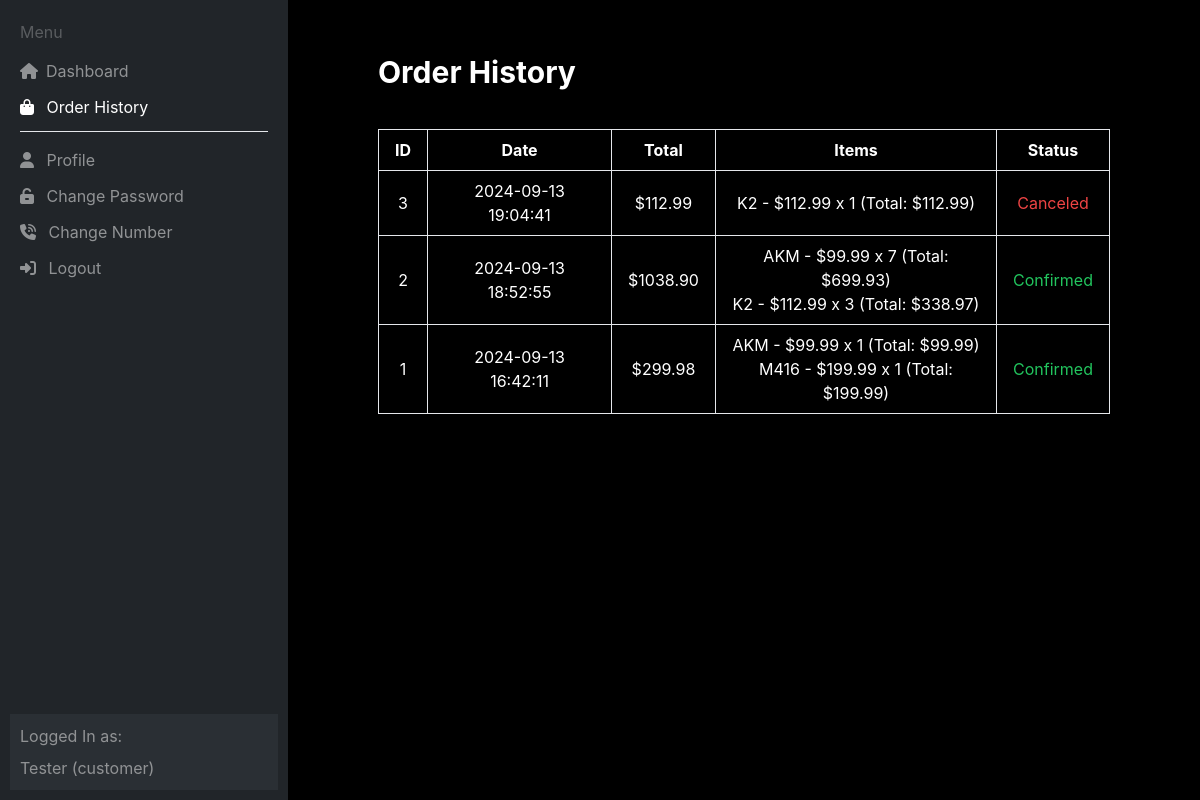
/order_history.php (signed in), run on the app's committed database.
### tables this page shows
CREATE TABLE `users` (
  `id` int(11) NOT NULL,
  `username` varchar(50) NOT NULL,
  `email` varchar(100) NOT NULL,
  `password` varchar(255) NOT NULL,
  `contact` varchar(50) NOT NULL,
  `gender` enum('male','female') NOT NULL,
  `birth_date` date NOT NULL,
  `role` varchar(50) NOT NULL DEFAULT 'customer',
  `created_at` timestamp NOT NULL DEFAULT current_timestamp()
);

CREATE TABLE `orders` (
  `id` int(11) NOT NULL,
  `email` varchar(255) NOT NULL,
  `order_date` timestamp NOT NULL DEFAULT current_timestamp(),
  `total` decimal(10,2) NOT NULL,
  `items` text NOT NULL,
  `status` varchar(50) NOT NULL DEFAULT 'pending'
);

### order_history.php (the view, shortened to what this page needs)
<?php
include 'connect.php';
$email = $_SESSION['email'];
$sql = $conn->prepare("SELECT username, role FROM users WHERE email = ?");
$sql->bind_param("s", $email);
$sql->execute();
$result = $sql->get_result();
$user = $result->fetch_assoc();
$username = htmlspecialchars($user['username']);
$role = htmlspecialchars($user['role']);
$sql = $conn->prepare("SELECT * FROM orders WHERE email = ? ORDER BY order_date DESC");
$sql->bind_param("s", $email);
$sql->execute();
$result = $sql->get_result();
?>
<!DOCTYPE html>
<html lang="en">
<head>
    <link rel="stylesheet" href="./css/global-style.css">
    <link rel="stylesheet" href="./css/style.css">
    <script src="https://cdn.tailwindcss.com"></script>
</head>
<body class="bg-black min-h-screen text-white">
    <header class="column sidebar bg-bg-color w-72 h-screen justify-between fixed">
        <div class="column">
            <p class="text-white opacity-25">Menu</p>
            <nav>
                <ul class="nav-menu space-y-3">
                    <li><a href="./dashboard.php"><i class="fa-solid fa-house"></i>Dashboard</a></li>
                    <?php if ($role !== 'admin'): ?>
                        <li><a href="./order_history.php" class="open"><i class="fa-solid fa-bag-shopping"></i> Order History</a></li>
                    <?php endif; ?>
                    <li class="border-t pt-4 mt-[50px]"><a href="./profile.php"><i class="fa-solid fa-user"></i> Profile</a></li>
                    <li><a href="./change_pass.php"><i class="fa-solid fa-unlock-keyhole"></i> Change Password</a></li>
                    <li><a href="./change_number.php"><i class="fa-solid fa-phone-volume"></i> Change Number</a></li>
                    <li><a href="./logout.php"><i class="fa-solid fa-right-to-bracket"></i> Logout</a></li>
                </ul>
            </nav>
        </div>
        <div class="column current-user bg-[#343a40] gap-2">
            <p>Logged In as:</p>
            <p><?php echo $username . " (" . $role . ")"; ?></p>
        </div>
    </header>
    <main class="content ml-72 min-h-screen">
        <section class="section px-20 py-11">
            <div class="column">
                <h1 class="text-white text-3xl font-bold mb-6">Order History</h1>
                <?php if ($result->num_rows > 0): ?>
                    <table class="table-auto w-full bg-transparent text-white text-center border border-gray-700">
                        <thead>
                            <tr>
                                <th class="border px-4 py-2">ID</th>
                                <th class="border px-4 py-2">Date</th>
                                <th class="border px-4 py-2">Total</th>
                                <th class="border px-4 py-2">Items</th>
                                <th class="border px-4 py-2">Status</th>
                            </tr>
                        </thead>
                        <tbody>
                            <?php while ($row = $result->fetch_assoc()): ?>
                                <tr>
                                    <td class="border px-4 py-2"><?php echo htmlspecialchars($row['id']); ?></td>
                                    <td class="border px-4 py-2"><?php echo htmlspecialchars($row['order_date']); ?></td>
                                    <td class="border px-4 py-2">$<?php echo htmlspecialchars($row['total']); ?></td>
                                    <td class="border px-4 py-2">
                                        <?php
                                        $items = json_decode($row['items'], true);
                                        $itemList = [];
                                        foreach ($items as $item) {
                                            $itemList[] = htmlspecialchars($item['name']) . " - $" . number_format($item['price'], 2) . " x " . htmlspecialchars($item['quantity']) . " (Total: $" . number_format($item['price'] * $item['quantity'], 2) . ")";
                                        }
                                        echo implode("<br>", $itemList);
                                        ?>
                                    </td>
                                    <td class="border px-4 py-2">
                                        <?php
                                        if ($row['status'] === 'confirmed') {
                                            echo '<span class="text-green-500">Confirmed</span>';
                                        } elseif ($row['status'] === 'canceled') {
                                            echo '<span class="text-red-500">Canceled</span>';
                                        } else {
                                            echo '<span class="text-yellow-500">Pending</span>';
                                        }
                                        ?>
                                    </td>
                                </tr>
                            <?php endwhile; ?>
                        </tbody>
                    </table>
                <?php else: ?>
                    <p class="text-white">No orders found.</p>
                <?php endif; ?>
            </div>
        </section>
    </main>
</body>
</html>

### css/global-style.css (style rules this page uses)
:root { --content-width: 100%; --gap: 15px; --column-padding: 10px; --primary-color: #e6533c; --bg-color: #222222; --heading-color: white; --text-color: white; --primary-font: 'Inter', sans-serif; }
* { transition: all 0.2s; font-family: var(--primary-font); box-sizing: border-box; scroll-behavior: smooth; }
body { margin: 0; }
.section { display: flex; flex-direction: column; align-items: center; gap: var(--gap); width: 100%; }
.column { display: flex; flex-direction: column; width: 100%; max-width: var(--content-width); gap: var(--gap); padding: var(--column-padding); }
a { color: var(--text-color); text-decoration: none; }
ul { margin: 0; }

### css/style.css (style rules this page uses)
body { background-color: #212529; }
.sidebar .nav-menu a, .sidebar .current-user { color: white; opacity: 0.5; }
.sidebar .nav-menu a.open { opacity: 1; }
.sidebar .nav-menu i { padding-right: 8px; }

### data on the page
users: username "Tester", role "customer"
orders: id "3", order_date "2024-09-13 19:04:41", total "112.99", itemList "K2 - $112.99 x 1 (Total: $112.99)", status "Canceled"
orders: id "2", order_date "2024-09-13 18:52:55", total "1038.90", itemList "AKM - $99.99 x 7 (Total: $699.93) K2 - $112.99 x 3 (Total: $338.97)", status "Confirmed"
orders: id "1", order_date "2024-09-13 16:42:11", total "299.98", itemList "AKM - $99.99 x 1 (Total: $99.99) M416 - $199.99 x 1 (Total: $199.99)", status "Confirmed"
